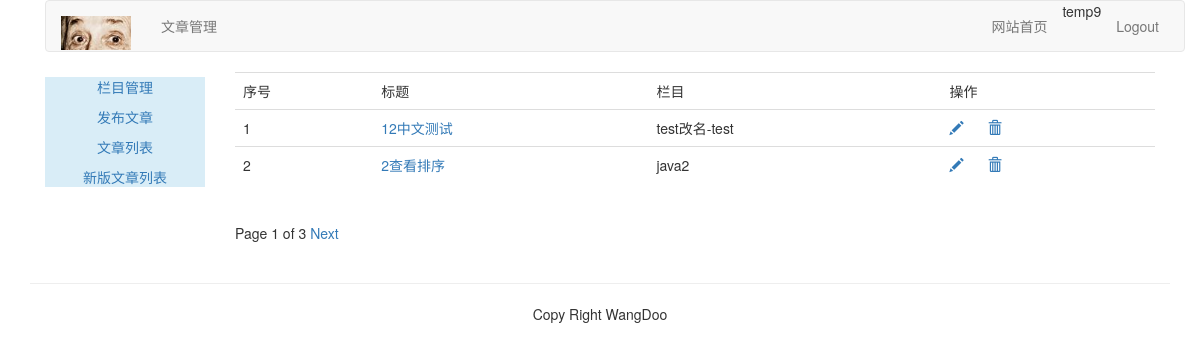
/article-column/article-list/ (signed in), run on the app's committed database.
### article/models.py (models this page shows, shortened)
class ArticlePost(models.Model):
	author = models.ForeignKey(User, related_name="article", on_delete=models.CASCADE)
	title = models.CharField(max_length=200)
	slug = models.SlugField(max_length=500)
	column = models.ForeignKey(ArticleColumn, related_name="article_column", on_delete=models.CASCADE)
	body = models.TextField()
	created = models.DateTimeField(default=timezone.now())
	updated = models.DateTimeField(auto_now=True)
	class Meta:
		ordering = ("title",)
		index_together = (('id','slug'),)
	def get_absolute_url(self):
		return reverse("article:article_detail", args=[self.id, self.slug])

class ArticleColumn(models.Model):
	user = models.ForeignKey(User, related_name='article_column', on_delete=models.CASCADE)
	column = models.CharField(max_length=200)
	created = models.DateField(auto_now_add=True)
	def __str__(self):
		return self.column

### article/views.py (the view)
# urls.py: path('article-list/', views.article_list, name="article_list"),
@login_required(login_url='/account/login/')
def article_list(request):
	article_list = ArticlePost.objects.filter(author=request.user) # 筛选出用户的所有文章列表
	paginator = Paginator(article_list, 2) # 规定每页最多两个
	page = request.GET.get('page') # 获得浏览器GET请求的参数page的值
	try:
		current_page = paginator.page(page) # 得到指定页面内容，其参数必须是>=1的整数
		articles = current_page.object_list # 得到该也所有的对象列表 page.number 返回页码
	except PageNotAnInteger:
		current_page = paginator.page(1)
		articles = current_page.object_list
	except EmptyPage:
		current_page = paginator.page(paginator.num_pages) # paginator.num_pages 返回的是页数
		articles = current_page.object_list
	return render(request, "article/column/article_list.html", {"articles":articles, "page":current_page})

### templates/article/column/article_list.html (shortened to what this page needs)
{% extends "article/base.html" %}
{% load staticfiles %}
{% block content %}
<div>
	<table class="table table-hover">
		<tr>
			<td>序号</td>
			<td>标题</td>
			<td>栏目</td>
			<td>操作</td>
		</tr>
		{% for article in articles %}
		<tr id="{{ article.id }}">
			<td>{{ forloop.counter }}</td>
			<td><a href="{{ article.get_absolute_url }}">{{ article.title }}</a></td>
			<td>{{ article.column }}</td>
			<td>
				<a href="{% url 'article:redit_article' article.id %}" name="redit"><span class="glyphicon glyphicon-pencil"></span></a>
				<a href="javascript:" name="delete" onclick="del_article(this, {{ article.id }})"><span class="glyphicon glyphicon-trash" style="margin-left: 20px"></span></a>
			</td>
		</tr>
		{% endfor %}
	</table>
	{% include "paginator.html" %}
</div>
{% endblock %}

### templates/article/header.html
{% load staticfiles %}
<div class="container">
	<nav class="navbar navbar-default" role="navigation">
		<div class="navbar-header">
			<a class="navbar-brand" href="#" ><img src="{% static 'images/logo.png' %}" width="70px"></a>
		</div>
		<div>
			<ul class="nav navbar-nav" role="tablist">
				<li><a href="{% url 'article:article_column' %}">文章管理</a></li>
			</ul>
			<ul class="nav navbar-nav navbar-right" style="margin-right:10px">
				<li><a href="{% url 'blog:blog_title' %}">网站首页</a></li>
				<li><span>{{ user.username }}</span></li>
				<li><a href="{% url 'account:user_logout' %}">Logout</a></li>
			</ul>
		</div>
	</nav>
</div>

### data on the page
ArticlePost: title "12中文测试", column "test改名-test"
ArticlePost: title "2查看排序", column "java2"

### other printed values
{{ user.username }} "temp9"
{{ page.number }} "1"
{{ page.paginator.num_pages }} "3"
